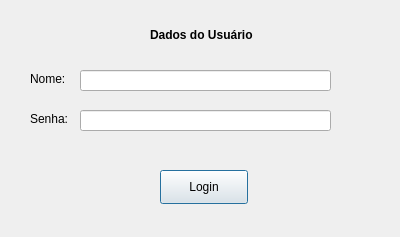
<?xml version="1.0" encoding="UTF-8"?>
<ui version="4.0">
 <class>Dialog</class>
 <widget class="QDialog" name="Dialog">
  <property name="geometry">
   <rect>
    <x>0</x>
    <y>0</y>
    <width>400</width>
    <height>237</height>
   </rect>
  </property>
  <property name="windowTitle">
   <string>Dialog</string>
  </property>
  <widget class="QLabel" name="label">
   <property name="geometry">
    <rect>
     <x>30</x>
     <y>70</y>
     <width>58</width>
     <height>18</height>
    </rect>
   </property>
   <property name="text">
    <string>Nome:</string>
   </property>
  </widget>
  <widget class="QLabel" name="label_2">
   <property name="geometry">
    <rect>
     <x>30</x>
     <y>110</y>
     <width>58</width>
     <height>18</height>
    </rect>
   </property>
   <property name="text">
    <string>Senha:</string>
   </property>
  </widget>
  <widget class="QLabel" name="label_3">
   <property name="geometry">
    <rect>
     <x>150</x>
     <y>20</y>
     <width>141</width>
     <height>31</height>
    </rect>
   </property>
   <property name="text">
    <string>&lt;html&gt;&lt;head/&gt;&lt;body&gt;&lt;p&gt;&lt;span style=&quot; font-weight:600;&quot;&gt;Dados do Usuário&lt;/span&gt;&lt;/p&gt;&lt;/body&gt;&lt;/html&gt;</string>
   </property>
  </widget>
  <widget class="QLineEdit" name="lineEdit">
   <property name="geometry">
    <rect>
     <x>80</x>
     <y>70</y>
     <width>251</width>
     <height>21</height>
    </rect>
   </property>
   <property name="inputMask">
    <string/>
   </property>
   <property name="text">
    <string/>
   </property>
   <property name="echoMode">
    <enum>QLineEdit::Normal</enum>
   </property>
   <property name="placeholderText">
    <string/>
   </property>
  </widget>
  <widget class="QLineEdit" name="lineEdit_2">
   <property name="geometry">
    <rect>
     <x>80</x>
     <y>110</y>
     <width>251</width>
     <height>21</height>
    </rect>
   </property>
   <property name="echoMode">
    <enum>QLineEdit::Password</enum>
   </property>
  </widget>
  <widget class="QPushButton" name="pushButton">
   <property name="geometry">
    <rect>
     <x>160</x>
     <y>170</y>
     <width>88</width>
     <height>34</height>
    </rect>
   </property>
   <property name="text">
    <string>Login</string>
   </property>
   <property name="checkable">
    <bool>false</bool>
   </property>
   <property name="checked">
    <bool>false</bool>
   </property>
  </widget>
  <widget class="QLabel" name="label_4">
   <property name="geometry">
    <rect>
     <x>0</x>
     <y>140</y>
     <width>401</width>
     <height>20</height>
    </rect>
   </property>
   <property name="text">
    <string/>
   </property>
   <property name="alignment">
    <set>Qt::AlignCenter</set>
   </property>
  </widget>
  <action name="actionVerificaSenha">
   <property name="text">
    <string>VerificaSenha</string>
   </property>
  </action>
 </widget>
 <resources/>
 <connections/>
</ui>
